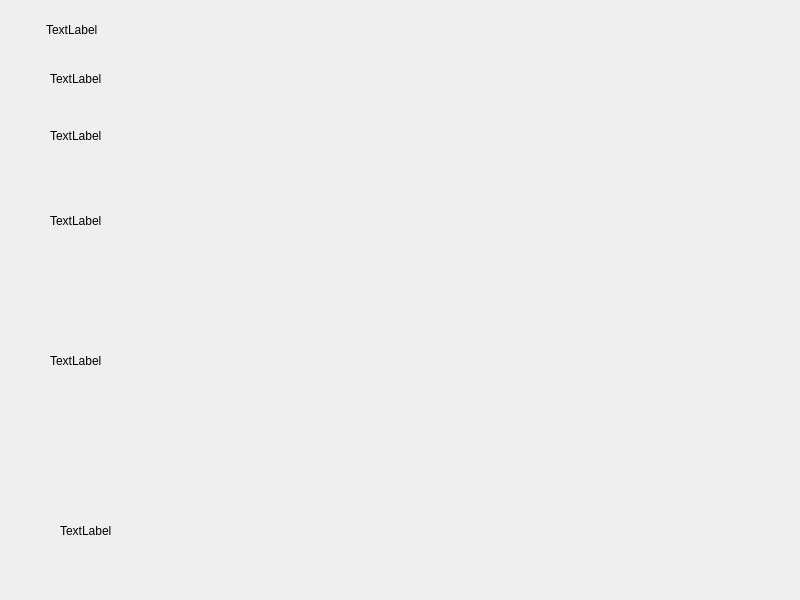
<?xml version="1.0" encoding="UTF-8"?>
<ui version="4.0">
 <class>Widget</class>
 <widget class="QWidget" name="Widget">
  <property name="geometry">
   <rect>
    <x>0</x>
    <y>0</y>
    <width>800</width>
    <height>600</height>
   </rect>
  </property>
  <property name="windowTitle">
   <string>Widget</string>
  </property>
  <widget class="QLabel" name="label_hello">
   <property name="geometry">
    <rect>
     <x>46</x>
     <y>20</y>
     <width>111</width>
     <height>20</height>
    </rect>
   </property>
   <property name="text">
    <string>TextLabel</string>
   </property>
  </widget>
  <widget class="QLabel" name="label_hello_002">
   <property name="geometry">
    <rect>
     <x>50</x>
     <y>70</y>
     <width>67</width>
     <height>17</height>
    </rect>
   </property>
   <property name="text">
    <string>TextLabel</string>
   </property>
  </widget>
  <widget class="QLabel" name="label_html_001">
   <property name="geometry">
    <rect>
     <x>50</x>
     <y>110</y>
     <width>351</width>
     <height>51</height>
    </rect>
   </property>
   <property name="text">
    <string>TextLabel</string>
   </property>
  </widget>
  <widget class="QLabel" name="label_html_002">
   <property name="geometry">
    <rect>
     <x>50</x>
     <y>190</y>
     <width>391</width>
     <height>61</height>
    </rect>
   </property>
   <property name="text">
    <string>TextLabel</string>
   </property>
  </widget>
  <widget class="QLabel" name="label_jpg">
   <property name="geometry">
    <rect>
     <x>50</x>
     <y>280</y>
     <width>351</width>
     <height>161</height>
    </rect>
   </property>
   <property name="text">
    <string>TextLabel</string>
   </property>
  </widget>
  <widget class="QLabel" name="label_gif">
   <property name="geometry">
    <rect>
     <x>60</x>
     <y>490</y>
     <width>311</width>
     <height>81</height>
    </rect>
   </property>
   <property name="text">
    <string>TextLabel</string>
   </property>
  </widget>
 </widget>
 <resources/>
 <connections/>
</ui>
